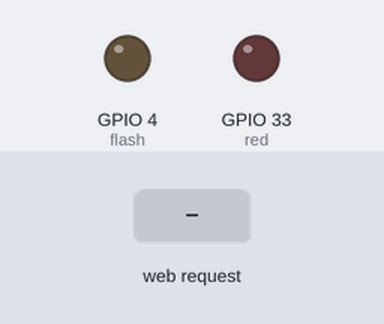
A program run on a simulated ESP32 board running MicroPython. Parts: output pins drawn as LEDs (lit = HIGH). Dashed ring = blinking. Inputs (shaded band) come from the test bench. WiFi joins after 1.5 s; what the program prints to the serial console is not drawn.

Above: at 3.7 s.
3.8 s: HTTP request GET /blink received
At 4.05 s:
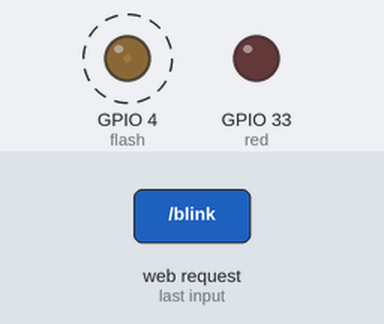
6.8 s: HTTP request GET /on received
At 7.1 s:
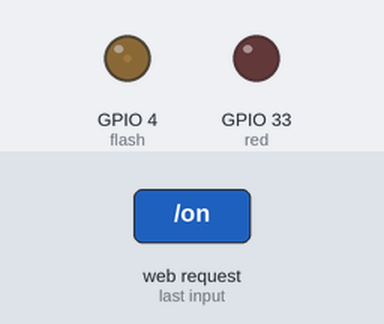
8.3 s: HTTP request GET /off received
At 9.4 s:
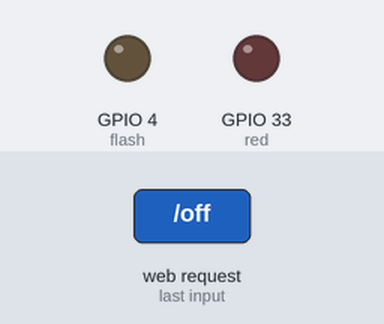
Timing chart, 0 to 11.3 s (numbered marks = the images above; inputs shaded):
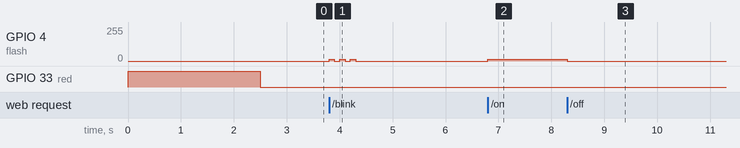

Measured:
- after the input at 3.8 s, GPIO 4 (flash): alternates 15/255 for 0.10 s and 0/255 for 0.10 s, 6 changes in all, then stays 0/255, starting at once
- after the input at 6.8 s, GPIO 4 (flash): 0/255 → 15/255 at once
- after the input at 8.3 s, GPIO 4 (flash): 15/255 → 0/255 at once

The program:

my_w3.py
```python
import network, socket, time
from machine import Pin, PWM

SSID = "DW502iptime2G"                   # ★ 화면에 안내된 와이파이 이름으로 바꾼다
PASSWORD = "dw502502"                    # ★ 화면에 안내된 비밀번호로 바꾼다
BRIGHT = 60                                     # 약한 밝기 (직시 금지)

flash = PWM(Pin(4), freq=1000, duty=0)
red = Pin(33, Pin.OUT, value=1)

wlan = network.WLAN(network.STA_IF)
wlan.active(False)                              # 앞 실행에서 남은 접속 시도를 지우려고
time.sleep_ms(1000)                             # 껐다가 1초 쉬고
wlan.active(True)                               # 다시 켠다
wlan.connect(SSID, PASSWORD)
while not wlan.isconnected():
    time.sleep_ms(300)
ip = wlan.ifconfig()[0]
red.value(0)
print("브라우저에 이 주소를 입력하세요 → http://" + ip)
print("브라우저에 이 주소를 입력하세요 → http://" + ip + "/blink")

def blink():
    flash.duty(BRIGHT)
    time.sleep_ms(100)
    flash.duty(0)
    time.sleep_ms(100)
    flash.duty(BRIGHT)
    time.sleep_ms(100)
    flash.duty(0)
    time.sleep_ms(100)
    flash.duty(BRIGHT)
    time.sleep_ms(100)
    flash.duty(0)
    time.sleep_ms(100)
    state = "blink"

def page(state):
    return ("HTTP/1.0 200 OK\r\nContent-Type: text/html; charset=utf-8\r\n\r\n"
            "<html><body style='font-size:40px;text-align:center'>"
            "<h1>ESP32-CAM 플래시</h1><p>지금: <b>" + state + "</b></p>"
            "<p><a href='/on'>켜기</a> &nbsp; <a href='/off'>끄기</a></p>"
            "<a href='/blink'>blink</a>"
            "</body></html>")
# charset=utf-8 안 넣으면 한글 등이 깨져 보일 수 있다.
#가독성 좋게 만들기 ?

server = socket.socket()
server.setsockopt(socket.SOL_SOCKET, socket.SO_REUSEADDR, 1)
server.bind(("0.0.0.0", 80))                    # 80번 문: 웹 주소의 기본 문
server.listen(2)                   # 2명만 받겠다

state = "꺼짐"
try:
    while True:
        client, addr = server.accept()          # 브라우저가 문을 두드릴 때까지 기다린다
        request = client.recv(512).decode() #클라이언트가 보낸 데이터를 최대512byte까지 읽어오겠다
        path = request.split(" ")[1] if " " in request else "/"
        # if " " in request:
            # path = request.split(" ")[1]
        # else:
            # path = "/"
        print("요청:", addr[0], path)
        if path == "/on":
            flash.duty(BRIGHT)
            state = "켜짐"
        elif path == "/off":
            flash.duty(0)
            state = "꺼짐"
        elif path == "/blink":
            blink()


        client.send(page(state))  # 클라이언트에게 page(state)를 보냅니다.
        client.close()
except KeyboardInterrupt:
    pass
finally:
    server.close()
    flash.duty(0)
    flash.deinit()
    red.value(1)
    print("정지")

# ⭐ 도전: 주소 끝에 /blink 를 붙이면 플래시가 3번 깜빡이게 만들어 보자.
```
